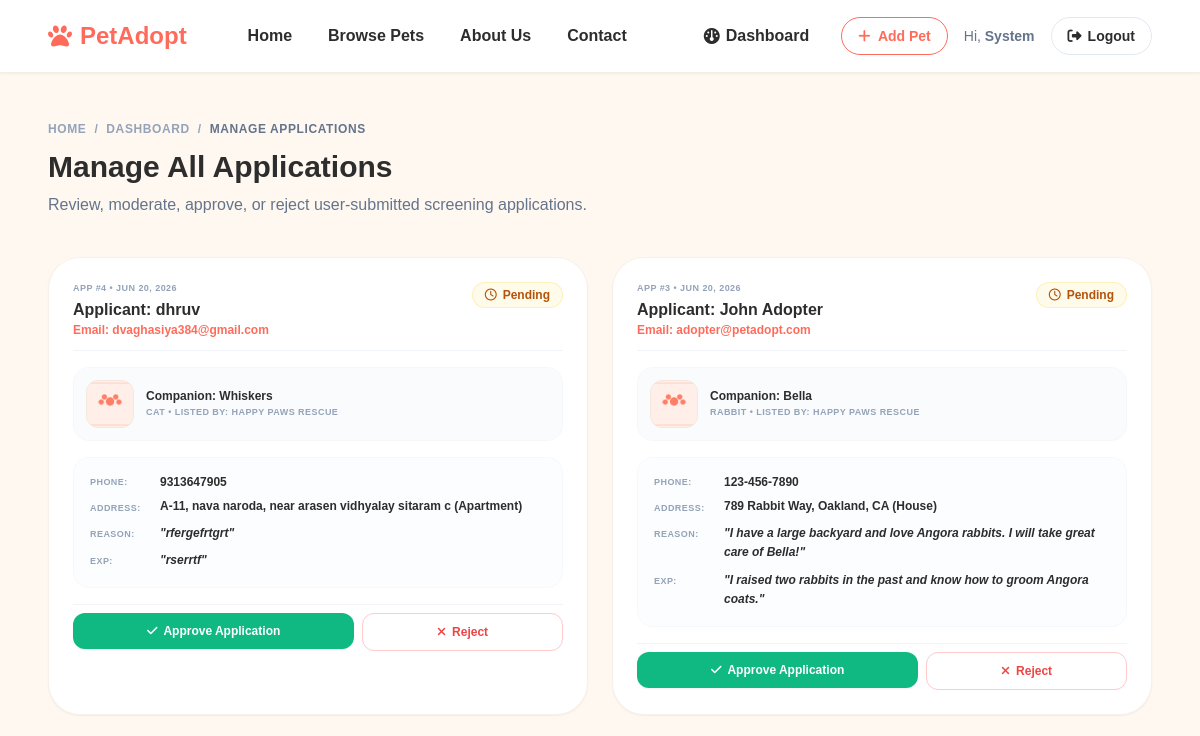
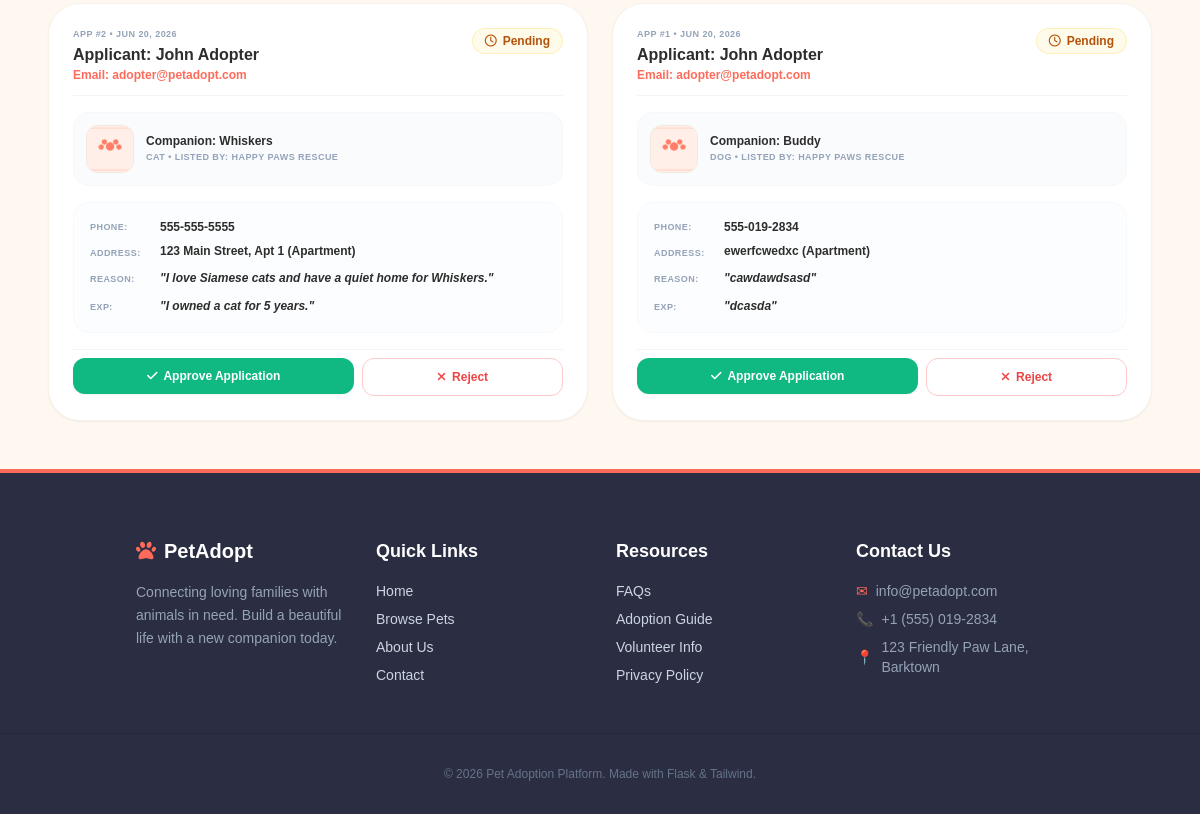
/admin/applications (signed in), run on an earlier commit of the app's database (2 pictures, top to bottom).
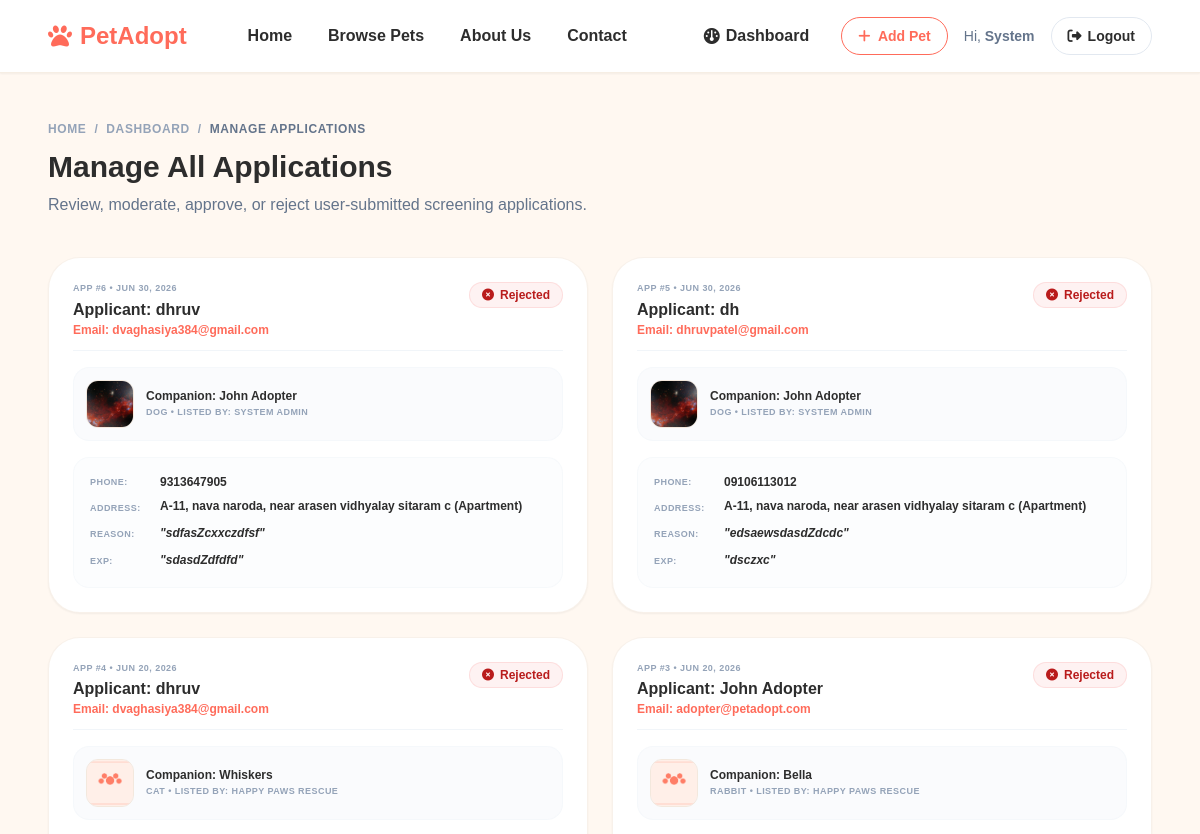
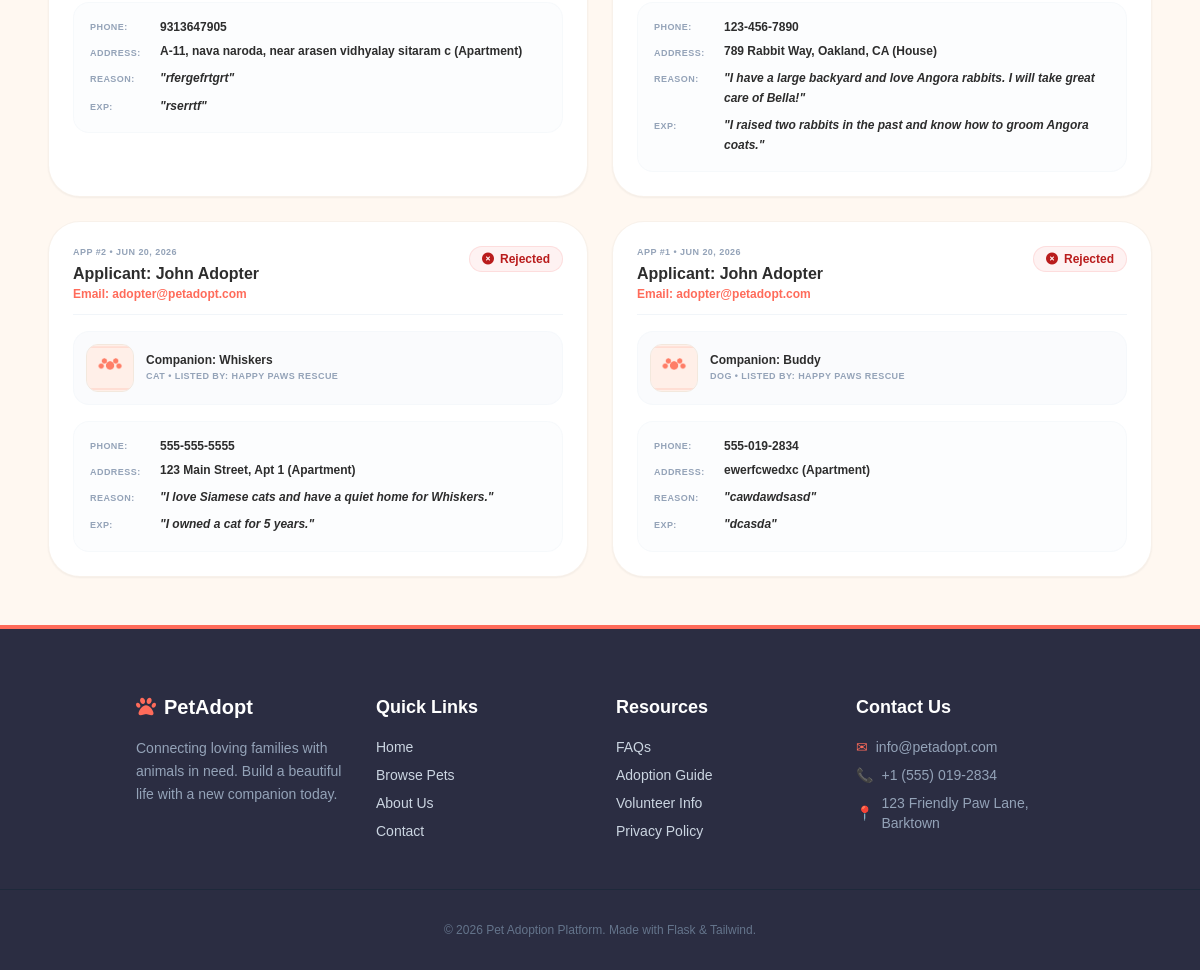
And on a later commit of the database (2 pictures, top to bottom).
### models.py (models this page shows, shortened)
class AdoptionApplication(db.Model):
    __tablename__ = 'adoption_applications'
    id = db.Column(db.Integer, primary_key=True)
    pet_id = db.Column(db.Integer, db.ForeignKey('pets.id'), nullable=False)
    applicant_id = db.Column(db.Integer, db.ForeignKey('users.id'), nullable=False)
    full_name = db.Column(db.String(100), nullable=False)
    phone = db.Column(db.String(20), nullable=False)
    address = db.Column(db.String(255), nullable=False)
    home_type = db.Column(db.String(50), nullable=False)  # Apartment, House, Farmhouse, Other
    reason = db.Column(db.Text, nullable=False)
    previous_pet_experience = db.Column(db.Text, nullable=True)
    status = db.Column(db.String(20), nullable=False, default='pending')  # pending, approved, rejected
    applied_at = db.Column(db.DateTime, default=datetime.utcnow)

class User(db.Model, UserMixin):
    __tablename__ = 'users'
    id = db.Column(db.Integer, primary_key=True)
    name = db.Column(db.String(100), nullable=False)
    email = db.Column(db.String(120), unique=True, nullable=False)
    password_hash = db.Column(db.String(255), nullable=False)
    role = db.Column(db.String(20), nullable=False, default='adopter')  # adopter, shelter, admin
    phone = db.Column(db.String(20), nullable=True)
    city = db.Column(db.String(100), nullable=True)
    created_at = db.Column(db.DateTime, default=datetime.utcnow)
    pets = db.relationship('Pet', backref='shelter', lazy=True, cascade="all, delete-orphan")
    applications = db.relationship('AdoptionApplication', backref='applicant', lazy=True, cascade="all, delete-orphan")

class Pet(db.Model):
    __tablename__ = 'pets'
    id = db.Column(db.Integer, primary_key=True)
    name = db.Column(db.String(100), nullable=False)
    species = db.Column(db.String(50), nullable=False)  # Dog, Cat, Rabbit, Bird, Other
    breed = db.Column(db.String(100), nullable=True)
    age = db.Column(db.Integer, nullable=True)
    gender = db.Column(db.String(20), nullable=False)  # Male, Female
    size = db.Column(db.String(20), nullable=False)  # Small, Medium, Large
    color = db.Column(db.String(50), nullable=True)
    description = db.Column(db.Text, nullable=True)
    photo = db.Column(db.String(255), nullable=True, default='default_pet.png')
    location = db.Column(db.String(100), nullable=False)
    vaccinated = db.Column(db.Boolean, default=False)
    is_adopted = db.Column(db.Boolean, default=False)
    shelter_id = db.Column(db.Integer, db.ForeignKey('users.id'), nullable=False)
    created_at = db.Column(db.DateTime, default=datetime.utcnow)
    applications = db.relationship('AdoptionApplication', backref='pet', lazy=True, cascade="all, delete-orphan")

### admin_routes.py (the view)
@admin_bp.route('/admin/applications')
@login_required
@role_required('admin')
def manage_applications():
    applications = AdoptionApplication.query.order_by(AdoptionApplication.applied_at.desc()).all()
    return render_template('admin/manage_applications.html', applications=applications)

### utils.py (called while the page is built)
def role_required(*roles):
    def decorator(f):
        @wraps(f)
        def decorated_function(*args, **kwargs):
            if not current_user.is_authenticated or current_user.role not in roles:
                abort(403)
            return f(*args, **kwargs)
        return decorated_function
    return decorator

### templates/admin/manage_applications.html (shortened to what the changed rows need)
{% extends 'base.html' %}
{% block content %}
<div class="container mx-auto max-w-7xl px-6 md:px-12 py-12 text-left">
    <div class="mb-10 animate-fade-in-up">
        <h1 class="text-3xl font-black text-dark mb-2">Manage All Applications</h1>
    </div>
    <div class="animate-fade-in-up" style="animation-delay: 100ms;">
        {% if applications %}
            <div class="grid grid-cols-1 lg:grid-cols-2 gap-6">
                {% for app in applications %}
                    <div class="bg-white border border-border/60 rounded-[32px] p-6 shadow-sm flex flex-col gap-4">
                        <div class="flex justify-between items-start border-b border-slate-100 pb-3">
                            <div>
                                <span class="text-[9px] font-bold text-slate-400 uppercase tracking-wider block mb-1">
                                    App #{{ app.id }} &bull; {{ app.applied_at.strftime('%b %d, %Y') }}
                                </span>
                                <h3 class="text-base font-black text-dark leading-tight">Applicant: {{ app.full_name }}</h3>
                                <p class="text-xs text-primary font-semibold mt-0.5">Email: {{ app.applicant.email }}</p>
                            </div>
                            <div>
                                {% if app.status == 'pending' %}
                                    <span class="inline-flex items-center gap-1.5 text-xs font-bold px-3 py-1 bg-amber-50 text-amber-700 border border-amber-200/50 rounded-full">
                                        <i class="fa-regular fa-clock"></i> Pending
                                    </span>
                                {% elif app.status == 'approved' %}
                                    <span class="inline-flex items-center gap-1.5 text-xs font-bold px-3 py-1 bg-emerald-50 text-emerald-700 border border-emerald-200/50 rounded-full">
                                        <i class="fa-solid fa-circle-check"></i> Approved
                                    </span>
                                {% else %}
                                    <span class="inline-flex items-center gap-1.5 text-xs font-bold px-3 py-1 bg-red-50 text-red-700 border border-red-200/50 rounded-full">
                                        <i class="fa-solid fa-circle-xmark"></i> Rejected
                                    </span>
                                {% endif %}
                            </div>
                        </div>
                        <div class="flex items-center gap-3 bg-slate-50/70 p-3 rounded-2xl border border-slate-100/50">
                            <div class="w-12 h-12 rounded-xl overflow-hidden border border-border bg-slate-100 flex-shrink-0">
                                {% if app.pet.photo %}
                                    <img src="{{ url_for('static', filename='uploads/pet_photos/' + app.pet.photo) }}" alt="{{ app.pet.name }}" class="w-full h-full object-cover">
                                {% else %}
                                    <img src="{{ url_for('static', filename='uploads/pet_photos/default_pet.png') }}" alt="{{ app.pet.name }}" class="w-full h-full object-cover">
                                {% endif %}
                            </div>
                            <div>
                                <h4 class="text-xs font-black text-dark">Companion: {{ app.pet.name }}</h4>
                                <p class="text-[9px] text-slate-400 font-bold uppercase tracking-wider mt-0.5">
                                    {{ app.pet.species }} &bull; Listed by: {{ app.pet.shelter.name }}
                                </p>
                            </div>
                        </div>
                        <div class="bg-slate-50/40 p-4 rounded-2xl border border-slate-100/50 text-xs text-slate-500 font-semibold space-y-2">
                            <p class="flex items-center gap-1.5"><span class="text-slate-400 font-bold uppercase text-[9px] tracking-wider w-16 flex-shrink-0">Phone:</span> <span class="text-dark">{{ app.phone }}</span></p>
                            <p class="flex items-start gap-1.5"><span class="text-slate-400 font-bold uppercase text-[9px] tracking-wider w-16 flex-shrink-0 mt-0.5">Address:</span> <span class="text-dark">{{ app.address }} ({{ app.home_type }})</span></p>
                            <p class="flex items-start gap-1.5"><span class="text-slate-400 font-bold uppercase text-[9px] tracking-wider w-16 flex-shrink-0 mt-0.5">Reason:</span> <span class="text-dark leading-relaxed italic">"{{ app.reason }}"</span></p>
                            {% if app.previous_pet_experience %}
                                <p class="flex items-start gap-1.5"><span class="text-slate-400 font-bold uppercase text-[9px] tracking-wider w-16 flex-shrink-0 mt-0.5">Exp:</span> <span class="text-dark leading-relaxed italic">"{{ app.previous_pet_experience }}"</span></p>
                            {% endif %}
                        </div>
                        {% if app.status == 'pending' and not app.pet.is_adopted %}
                            <div class="flex gap-2 pt-2 border-t border-slate-100">
                                <form action="{{ url_for('admin.approve_application', application_id=app.id) }}" method="POST" class="flex-grow">
                                    <button type="submit" class="w-full py-2.5 bg-emerald-500 hover:bg-emerald-600 text-white font-bold rounded-xl text-xs transition-colors cursor-pointer flex items-center justify-center gap-1.5 shadow-sm">
                                        <i class="fa-solid fa-check"></i> Approve Application
                                    </button>
                                </form>
                                <form action="{{ url_for('admin.reject_application', application_id=app.id) }}" method="POST" class="flex-grow">
                                    <button type="submit" class="w-full py-2.5 border border-red-200 text-red-500 hover:bg-red-50 font-bold rounded-xl text-xs transition-colors cursor-pointer flex items-center justify-center gap-1.5">
                                        <i class="fa-solid fa-xmark"></i> Reject
                                    </button>
                                </form>
                            </div>
                        {% endif %}
                    </div>
                {% endfor %}
            </div>
        {% endif %}
    </div>
</div>
{% endblock %}

What changed in the data, as far as the page shows it:
added AdoptionApplication: id "6", applied_at "JUN 30, 2026", full_name "dhruv", applicant.email "dvaghasiya384@gmail.com", status "rejected" (drawn), photo (picture), pet.name "John Adopter", pet.species "DOG", pet.shelter.name "SYSTEM ADMIN", phone "9313647905", address "A-11, nava naroda, near arasen vidhyalay sitaram c", home_type "Apartment", reason "sdfasZcxxczdfsf", previous_pet_experience "sdasdZdfdfd"
added AdoptionApplication: id "5", applied_at "JUN 30, 2026", full_name "dh", applicant.email "dhruvpatel@gmail.com", status "rejected" (drawn), photo (picture), pet.name "John Adopter", pet.species "DOG", pet.shelter.name "SYSTEM ADMIN", phone "09106113012", address "A-11, nava naroda, near arasen vidhyalay sitaram c", home_type "Apartment", reason "edsaewsdasdZdcdc", previous_pet_experience "dsczxc"
changed AdoptionApplication "rfergefrtgrt": status "Pending Approve Application Reject" → "Rejected"
changed AdoptionApplication "789 Rabbit Way, Oakland, CA": status "Pending Approve Application Reject" → "Rejected"
changed AdoptionApplication "123 Main Street, Apt 1": status "Pending Approve Application Reject" → "Rejected"
changed AdoptionApplication "ewerfcwedxc": status "Pending Approve Application Reject" → "Rejected"
